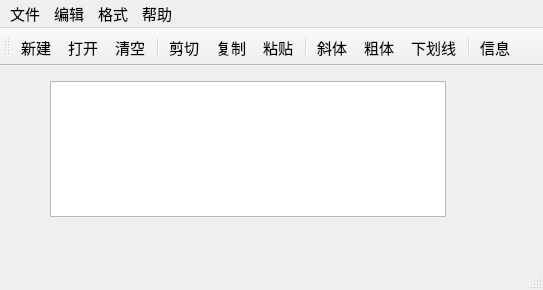
<?xml version="1.0" encoding="UTF-8"?>
<ui version="4.0">
 <class>QWMainWind</class>
 <widget class="QMainWindow" name="QWMainWind">
  <property name="geometry">
   <rect>
    <x>0</x>
    <y>0</y>
    <width>543</width>
    <height>290</height>
   </rect>
  </property>
  <property name="font">
   <font>
    <pointsize>11</pointsize>
   </font>
  </property>
  <property name="windowTitle">
   <string>QWMainWind</string>
  </property>
  <widget class="QWidget" name="centralWidget">
   <widget class="QTextEdit" name="txtEdit">
    <property name="geometry">
     <rect>
      <x>50</x>
      <y>15</y>
      <width>396</width>
      <height>136</height>
     </rect>
    </property>
    <property name="font">
     <font>
      <pointsize>16</pointsize>
     </font>
    </property>
   </widget>
  </widget>
  <widget class="QMenuBar" name="menuBar">
   <property name="geometry">
    <rect>
     <x>0</x>
     <y>0</y>
     <width>543</width>
     <height>20</height>
    </rect>
   </property>
   <widget class="QMenu" name="menu">
    <property name="title">
     <string>文件</string>
    </property>
    <addaction name="actNew"/>
    <addaction name="actOpen"/>
    <addaction name="separator"/>
    <addaction name="actClose"/>
   </widget>
   <widget class="QMenu" name="menu_2">
    <property name="title">
     <string>编辑</string>
    </property>
    <addaction name="actCut"/>
    <addaction name="actCopy"/>
    <addaction name="actPaste"/>
    <addaction name="separator"/>
    <addaction name="actClear"/>
   </widget>
   <widget class="QMenu" name="menu_3">
    <property name="title">
     <string>格式</string>
    </property>
    <addaction name="actFontBold"/>
    <addaction name="actFontItalic"/>
    <addaction name="actFontUnder"/>
    <addaction name="separator"/>
    <addaction name="actToolbarLab"/>
   </widget>
   <widget class="QMenu" name="menu_4">
    <property name="title">
     <string>帮助</string>
    </property>
    <addaction name="acttool"/>
   </widget>
   <addaction name="menu"/>
   <addaction name="menu_2"/>
   <addaction name="menu_3"/>
   <addaction name="menu_4"/>
  </widget>
  <widget class="QToolBar" name="mainToolBar">
   <property name="toolButtonStyle">
    <enum>Qt::ToolButtonStyle::ToolButtonTextUnderIcon</enum>
   </property>
   <attribute name="toolBarArea">
    <enum>TopToolBarArea</enum>
   </attribute>
   <attribute name="toolBarBreak">
    <bool>false</bool>
   </attribute>
   <addaction name="actNew"/>
   <addaction name="actOpen"/>
   <addaction name="actClear"/>
   <addaction name="separator"/>
   <addaction name="actCut"/>
   <addaction name="actCopy"/>
   <addaction name="actPaste"/>
   <addaction name="separator"/>
   <addaction name="actFontItalic"/>
   <addaction name="actFontBold"/>
   <addaction name="actFontUnder"/>
   <addaction name="separator"/>
   <addaction name="acttool"/>
  </widget>
  <widget class="QStatusBar" name="statusBar"/>
  <action name="actCut">
   <property name="icon">
    <iconset resource="res.qrc">
     <normaloff>:/images/images/cut.bmp</normaloff>:/images/images/cut.bmp</iconset>
   </property>
   <property name="text">
    <string>剪切</string>
   </property>
   <property name="toolTip">
    <string>剪切</string>
   </property>
   <property name="shortcut">
    <string>Ctrl+X</string>
   </property>
  </action>
  <action name="actCopy">
   <property name="icon">
    <iconset resource="res.qrc">
     <normaloff>:/images/images/120.bmp</normaloff>:/images/images/120.bmp</iconset>
   </property>
   <property name="text">
    <string>复制</string>
   </property>
   <property name="toolTip">
    <string>复制</string>
   </property>
   <property name="shortcut">
    <string>Ctrl+C</string>
   </property>
  </action>
  <action name="actPaste">
   <property name="icon">
    <iconset resource="res.qrc">
     <normaloff>:/images/images/paste.bmp</normaloff>:/images/images/paste.bmp</iconset>
   </property>
   <property name="text">
    <string>粘贴</string>
   </property>
   <property name="toolTip">
    <string>粘贴</string>
   </property>
   <property name="shortcut">
    <string>Ctrl+V</string>
   </property>
  </action>
  <action name="actFontBold">
   <property name="checkable">
    <bool>true</bool>
   </property>
   <property name="icon">
    <iconset resource="res.qrc">
     <normaloff>:/images/images/BLD.BMP</normaloff>:/images/images/BLD.BMP</iconset>
   </property>
   <property name="text">
    <string>粗体</string>
   </property>
   <property name="toolTip">
    <string>粗体</string>
   </property>
  </action>
  <action name="actFontItalic">
   <property name="checkable">
    <bool>true</bool>
   </property>
   <property name="icon">
    <iconset resource="res.qrc">
     <normaloff>:/images/images/ITL.BMP</normaloff>:/images/images/ITL.BMP</iconset>
   </property>
   <property name="text">
    <string>斜体</string>
   </property>
   <property name="toolTip">
    <string>斜体</string>
   </property>
  </action>
  <action name="actFontUnder">
   <property name="checkable">
    <bool>true</bool>
   </property>
   <property name="icon">
    <iconset resource="res.qrc">
     <normaloff>:/images/images/WORDUNDR.BMP</normaloff>:/images/images/WORDUNDR.BMP</iconset>
   </property>
   <property name="text">
    <string>下划线</string>
   </property>
   <property name="toolTip">
    <string>下划线</string>
   </property>
  </action>
  <action name="actClose">
   <property name="icon">
    <iconset resource="res.qrc">
     <normaloff>:/images/images/exit.bmp</normaloff>:/images/images/exit.bmp</iconset>
   </property>
   <property name="text">
    <string>退出</string>
   </property>
   <property name="toolTip">
    <string>退出</string>
   </property>
  </action>
  <action name="actOpen">
   <property name="icon">
    <iconset resource="res.qrc">
     <normaloff>:/images/images/open3.bmp</normaloff>:/images/images/open3.bmp</iconset>
   </property>
   <property name="text">
    <string>打开...</string>
   </property>
   <property name="toolTip">
    <string>打开文件</string>
   </property>
   <property name="shortcut">
    <string>Ctrl+O</string>
   </property>
  </action>
  <action name="actClear">
   <property name="icon">
    <iconset resource="res.qrc">
     <normaloff>:/images/images/103.bmp</normaloff>:/images/images/103.bmp</iconset>
   </property>
   <property name="text">
    <string>清空</string>
   </property>
   <property name="toolTip">
    <string>清空内容</string>
   </property>
  </action>
  <action name="actFont">
   <property name="icon">
    <iconset resource="res.qrc">
     <normaloff>:/images/images/20.ico</normaloff>:/images/images/20.ico</iconset>
   </property>
   <property name="text">
    <string>字体...</string>
   </property>
   <property name="toolTip">
    <string>字体设置</string>
   </property>
  </action>
  <action name="actNew">
   <property name="icon">
    <iconset resource="res.qrc">
     <normaloff>:/images/images/new2.bmp</normaloff>:/images/images/new2.bmp</iconset>
   </property>
   <property name="text">
    <string>新建</string>
   </property>
   <property name="shortcut">
    <string>Ctrl+N</string>
   </property>
  </action>
  <action name="actToolbarLab">
   <property name="checkable">
    <bool>true</bool>
   </property>
   <property name="checked">
    <bool>true</bool>
   </property>
   <property name="text">
    <string>显示工具栏文字标签</string>
   </property>
   <property name="menuRole">
    <enum>QAction::MenuRole::TextHeuristicRole</enum>
   </property>
  </action>
  <action name="acttool">
   <property name="icon">
    <iconset resource="res.qrc">
     <normaloff>:/images/images/BLD.BMP</normaloff>:/images/images/BLD.BMP</iconset>
   </property>
   <property name="text">
    <string>信息</string>
   </property>
   <property name="toolTip">
    <string>显示开发者信息</string>
   </property>
   <property name="shortcut">
    <string>Ctrl+X</string>
   </property>
  </action>
 </widget>
 <layoutdefault spacing="6" margin="11"/>
 <resources>
  <include location="res.qrc"/>
 </resources>
 <connections>
  <connection>
   <sender>actClose</sender>
   <signal>triggered()</signal>
   <receiver>QWMainWind</receiver>
   <slot>close()</slot>
   <hints>
    <hint type="sourcelabel">
     <x>-1</x>
     <y>-1</y>
    </hint>
    <hint type="destinationlabel">
     <x>422</x>
     <y>254</y>
    </hint>
   </hints>
  </connection>
  <connection>
   <sender>actClear</sender>
   <signal>triggered()</signal>
   <receiver>txtEdit</receiver>
   <slot>clear()</slot>
   <hints>
    <hint type="sourcelabel">
     <x>-1</x>
     <y>-1</y>
    </hint>
    <hint type="destinationlabel">
     <x>260</x>
     <y>256</y>
    </hint>
   </hints>
  </connection>
  <connection>
   <sender>actCut</sender>
   <signal>triggered()</signal>
   <receiver>txtEdit</receiver>
   <slot>cut()</slot>
   <hints>
    <hint type="sourcelabel">
     <x>-1</x>
     <y>-1</y>
    </hint>
    <hint type="destinationlabel">
     <x>260</x>
     <y>256</y>
    </hint>
   </hints>
  </connection>
  <connection>
   <sender>actCopy</sender>
   <signal>triggered()</signal>
   <receiver>txtEdit</receiver>
   <slot>copy()</slot>
   <hints>
    <hint type="sourcelabel">
     <x>-1</x>
     <y>-1</y>
    </hint>
    <hint type="destinationlabel">
     <x>260</x>
     <y>256</y>
    </hint>
   </hints>
  </connection>
  <connection>
   <sender>actPaste</sender>
   <signal>triggered()</signal>
   <receiver>txtEdit</receiver>
   <slot>paste()</slot>
   <hints>
    <hint type="sourcelabel">
     <x>-1</x>
     <y>-1</y>
    </hint>
    <hint type="destinationlabel">
     <x>260</x>
     <y>256</y>
    </hint>
   </hints>
  </connection>
 </connections>
</ui>
